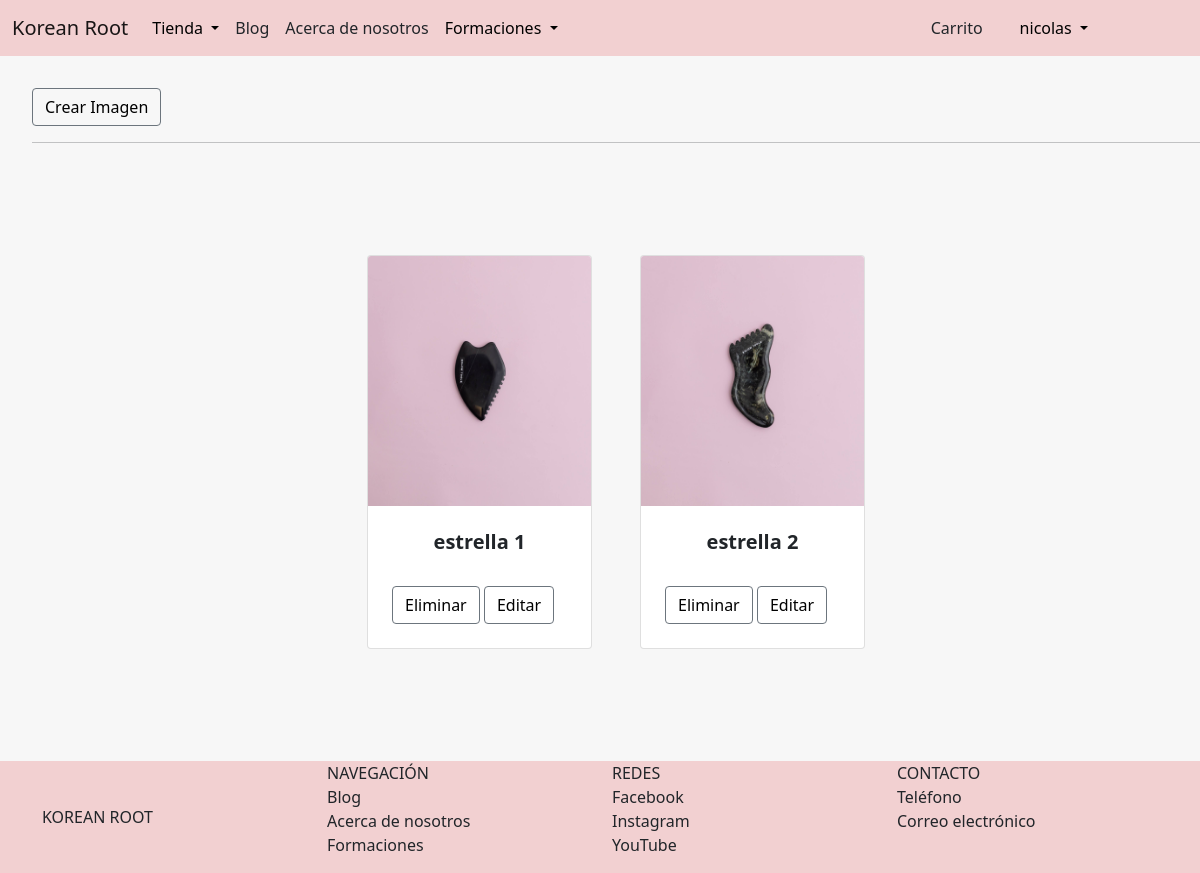
The app's page /blog/producto/estrella/ (signed in) with its own data.
### AppBlog/models.py (models this page shows, shortened)
class ProductoEstrella(models.Model):
    titulo = models.CharField(max_length=50)
    imagen = models.ImageField(upload_to='productos_estrella', default=None)
    descripcion = models.TextField()

### AppBlog/views.py (the view)
# urls.py: path('producto/estrella/', verProdEstrella, name='ver_prod_estrella'),
@staff_member_required
def verProdEstrella(request):
    productos = ProductoEstrella.objects.all()
    if productos.count() > 0:
        return render(request, 'AppBlog/productos_estrella.html', {'productos': productos})
    else:
        messages.error(request, 'No hay productos estrella')
        return render(request, 'AppBlog/productos_estrella.html')

### AppBlog/templates/AppBlog/productos_estrella.html
{% extends 'AppTienda/padre.html' %}
{% load static %}
{% block contenidoQueCambia %}
<ul>
    {% if user.is_staff %}
        <button class="btn btn-outline-secondary" style="margin-top: 2rem">
            <a
            href="{% url 'blog:agregar_prod_estrella' %}"
            style="text-decoration: none; color: black;">
            Crear Imagen
            </a>
        </button>
        <hr>
    {% endif %}
    {% if user.is_staff %}
            <section class="py-5">
                <div class="container px-4 px-lg-5 mt-5">
                    <div class="row gx-4 gx-lg-5 row-cols-2 row-cols-md-3 row-cols-xl-4 justify-content-center">
                        {% for producto in productos %}
                            <div class="col mb-5">
                                <div class="card h-100">
                                    <img class="card-img-top" src="{{producto.imagen.url}}" alt="..." height="250" />
                                    <div class="card-body p-4">
                                        <div class="text-center">
                                            <h5 class="fw-bolder">{{producto.titulo}}</h5>
                                        </div>
                                    </div>
                                    <div class="card-footer p-4 pt-0 border-top-0 bg-transparent" style="align-items: center;">
                                        <button class="btn btn-outline-secondary">
                                            <a
                                            href="{% url 'blog:eliminar_prod_estrella' id=producto.id %}"
                                            style="text-decoration: none; color: black;">
                                            Eliminar
                                            </a>
                                        </button>
                                        <button class="btn btn-outline-secondary">
                                            <a
                                            href="{% url 'blog:editar_prod_estrella' id=producto.id %}"
                                            style="text-decoration: none; color: black;">
                                            Editar
                                            </a>
                                        </button>
                                    </div>
                                </div>
                            </div>
                        {% endfor %}
                    </div>
                </div>
            </section>
    {% endif %}
</ul>
{% endblock %}

### AppTienda/templates/AppTienda/padre.html (shortened to what this page needs)
<!doctype html>
<html lang="en">
  <head>
    {% load static %}
    <link href="https://cdn.jsdelivr.net/npm/bootstrap@5.1.3/dist/css/bootstrap.min.css" rel="stylesheet">
  </head>
  <body class="body">
        <nav class="navbar navbar-expand-sm navbar-light" style="background-color:rgb(242, 208, 209)">
            <div class="container">
            <a href="{% url 'blog:Inicio' %}" class="navbar-brand mb-0 h1" style="text-emphasis-color: aliceblue; margin-right: 1rem;">Korean Root</a>
            <div class="collapse navbar-collapse" id="navbarNav">
                <ul class="navbar-nav">
                    <li class="nav-item dropdown">
                        <a href="#"
                        class="nav-link dropdown-toggle"
                        id="navbarDropdown"
                        role="button"
                        data-bs-toggle="dropdown"
                        aria-expanded="false"
                        style="color: black;"
                        >Tienda
                        </a>
                    </li>
                    <li class="nav-item active">
                        <a
                        href="{% url 'blog:lista_publicaciones' %}"
                        class="nav-link"
                        style="text-decoration: none; color:inherit;"
                        >
                        Blog
                    </a>
                </li>
                    <li
                    class="nav-item active">
                    <a
                    href="{% url 'acerca_de_nosotros' %}"
                    class="nav-link"
                    style="text-decoration: none; color:inherit;"
                    >
                    Acerca de nosotros
                </a>
            </li>
                    <li class="nav-item dropdown">
                      <a href="#"
                      class="nav-link dropdown-toggle"
                      id="navbarDropdown"
                      role="button"
                      data-bs-toggle="dropdown"
                      aria-expanded="false"
                      style="color: black;"
                      >Formaciones
                      </a>
                </ul>
            </div>
            </div>
            {% if user.is_authenticated %}
              <div class="d-grid gap-2 d-sm-flex justify-content-end" style="width: 6rem; margin-right: 6rem;">
              <div class="d-grid gap-2 d-sm-flex justify-content-end" style="width: 5rem;">
                <button
                class="btn btn-outline"
                type="button"
                style="text-decoration: none; color:inherit;"
                >
                <a
                    href="{% url 'carrito' %}"
                    style="text-decoration: none; color:inherit;"
                    >
                    Carrito
                </a>
                </button>
                <li class="nav-item dropdown" style="list-style-type: none">
                  <a href="#"
                  class="nav-link dropdown-toggle"
                  id="navbarDropdown"
                  role="button"
                  data-bs-toggle="dropdown"
                  aria-expanded="false"
                  style="color: black;">
                  {{user.username}}
                  </a>
                </li>
              </div>
            {% endif %}
        </nav>
    {% block contenidoQueCambia %}
    {% endblock %}
  <footer
  class="footer"
  >
    <div class="container">
      <nav class="row">
        <a href="{% url 'blog:Inicio' %}"
        class="col-3 text-reser text-uppercase d-flex align-items-center"
        style="text-decoration: none; color:inherit;"
        >
          Korean Root
        </a>
        <ul class="col-3 list-unstyled">
          <li class="font-weight-bold text-uppercase">Navegación</li>
          <li><a href="{% url 'blog:lista_publicaciones' %}" class="text-reset" style="text-decoration: none; color:inherit;">Blog</a></li>
          <li><a href="{% url 'acerca_de_nosotros' %}" class="text-reset" style="text-decoration: none; color:inherit;">Acerca de nosotros</a></li>
          <li><a href="{% url 'cursos:capacitaciones' %}" class="text-reset" style="text-decoration: none; color:inherit;">Formaciones</a></li>
        </ul>
        <ul class="col-3 list-unstyled">
          <li class="font-weight-bold text-uppercase" style="text-decoration: none; color:inherit;">Redes</li>
          <li><a href="https://www.facebook.com/koreanroot" class="text-reset" style="text-decoration: none; color:inherit;">Facebook</a></li>
          <li><a href="https://instagram.com/koreanroot" class="text-reset" style="text-decoration: none; color:inherit;">Instagram</a></li>
          <li><a href="https://www.youtube.com/channel/UC8QQf5m4bq_b639ss8gnnDg" class="text-reset" style="text-decoration: none; color:inherit;">YouTube</a></li>
        </ul>
        <ul class="col-3 list-unstyled">
          <li class="font-weight-bold text-uppercase" style="text-decoration: none; color:inherit;">Contacto</li>
          <li><a href="tel:3424234054" class="text-reset" style="text-decoration: none; color:inherit;">Teléfono</a></li>
          <li><a href="thekoreanroot@gmail.com" class="text-reset" style="text-decoration: none; color:inherit;">Correo electrónico</a></li>
        </ul>
      </nav>
    </div>
  </footer>
  </body>
</html>

### AppTienda/templates/AppTienda/padre.html (style rules this page uses)
.body { background-color:rgb(247, 247, 247); display: flex; flex-direction: column; min-height: 100vh; }
.footer { background-color: rgb(242, 208, 209); position: relative; margin-top: auto; clear:both; }

### records on screen
ProductoEstrella: imagen (picture), titulo "estrella 1"
ProductoEstrella: imagen (picture), titulo "estrella 2"

### other values on screen
{{ user.username }} "nicolas"
